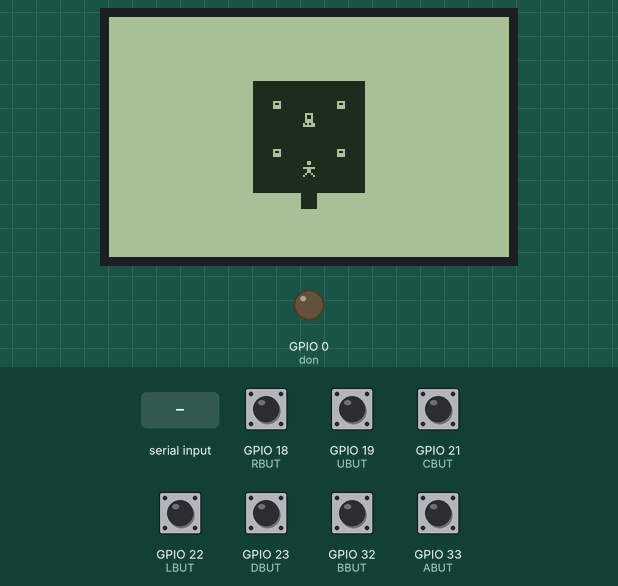
Simulated run of this sketch. Board: ESP32. Shown: 400×240 one-colour display, output pins drawn as LEDs (lit = HIGH). The inputs (shaded band) are chosen by the test bench; at power-on: GPIO 18 (RBUT), GPIO 19 (UBUT), GPIO 21 (CBUT), GPIO 22 (LBUT), GPIO 23 (DBUT) HIGH, GPIO 32 (BBUT), GPIO 33 (ABUT) LOW. What the sketch prints to the serial monitor is not drawn.

Above: at 2.1 s.
2.2 s: "0" received over Serial
At 3.9 s:
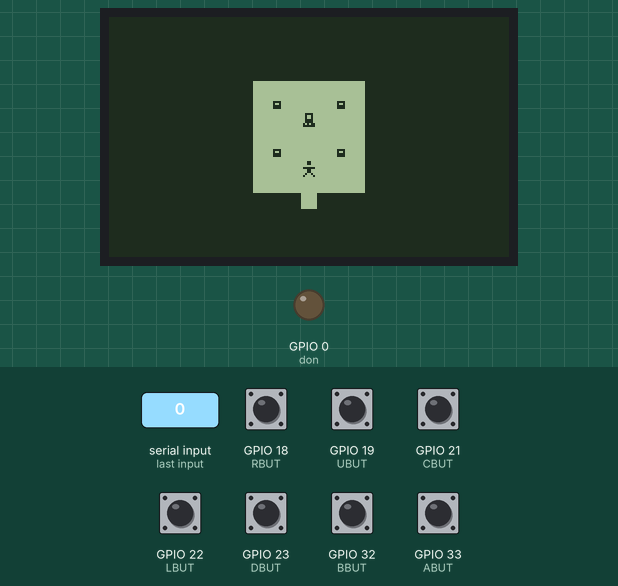
4.5 s: GPIO 18 (RBUT) pulled LOW for 0.15 s
Timing chart, 0 to 7.5 s (numbered marks = the images above; inputs shaded):
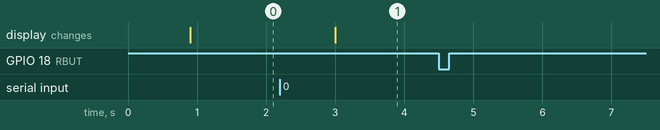

Measured:
- after the input at 2.2 s, the display: changes after 0.80 s (image 1)
- after the input at 4.5 s, every drawn part: stays the same

The sketch:

uPulp.ino
```cpp
#include <Adafruit_GFX.h>
#include <Adafruit_SharpMem.h>
#include <Fonts/FreeSansBold9pt7b.h>
#include <Fonts/FreeSans9pt7b.h>
#include <SPI.h>
#include <Wire.h>
#include <Adafruit_GFX.h>
#include <Button.h> // https://github.com/JChristensen/Button
#include "bmp.h"


#define BLACK 0
#define WHITE 1

#define WIDTH 400
#define HEIGHT 240

#define SHARP_SCK  14
#define SHARP_MOSI 13
#define SHARP_SS   15

#define ADC_BAT 39
#define CRG_STAT 36

#define ABUT 33
#define BBUT 32
#define UBUT 19
#define DBUT 23
#define LBUT 22
#define RBUT 18
#define CBUT 21

Adafruit_SharpMem display(SHARP_SCK, SHARP_MOSI, SHARP_SS, 400, 240);

Button buttonA(ABUT, false, false, 5); //pin, pullup, invert, debounce
Button buttonB(BBUT, false, false, 5);
Button buttonUp(UBUT, true, true, 5); // turn on pullups for joystick only
Button buttonDown(DBUT, true, true, 5);
Button buttonLeft(LBUT, true, true, 5);
Button buttonRight(RBUT, true, true, 5);
Button buttonC(CBUT, true, true, 5);

unsigned long fpsCounter = 0;
float fps = 0;


void setup() {
  pinMode(0, OUTPUT); // don't change, -10µA???

  display.begin();
  display.clearDisplay();
  display.setRotation(0); //Tetris?

  Serial.begin(1000000);
  Serial.setTimeout(500);
  Serial.setRxBufferSize(12200);

  pinMode(ABUT, INPUT);
  pinMode(BBUT, INPUT);
  pinMode(UBUT, INPUT_PULLUP);
  pinMode(DBUT, INPUT_PULLUP);
  pinMode(LBUT, INPUT_PULLUP);
  pinMode(RBUT, INPUT_PULLUP);
  pinMode(CBUT, INPUT_PULLUP);

  pinMode(CRG_STAT, INPUT);
  pinMode(ADC_BAT, INPUT);


  display.clearDisplay();   // clears the screen and buffer

  display.drawBitmap(0, 0, bmp_swap, 400, 240, BLACK);
  display.refresh();
  //delay(500);
}

void loop() {
  fps = 1000/float(millis()-fpsCounter);
  fpsCounter = millis();

  if(buttonA.wasPressed() or buttonA.pressedFor(300)){
    Serial.print("1");
  }
  if(buttonB.wasPressed() or buttonB.pressedFor(300)){
    Serial.print("2");
  }
  if(buttonUp.wasPressed() or buttonUp.pressedFor(300)){
    Serial.print("3");
  }
  if(buttonDown.wasPressed() or buttonDown.pressedFor(300)){
    Serial.print("4");
  }
  if(buttonLeft.wasPressed() or buttonLeft.pressedFor(300)){
    Serial.print("5");
  }
  if(buttonRight.wasPressed() or buttonRight.pressedFor(300)){
    Serial.print("6");
  }


  if (Serial.available() > 0){
    byte command = Serial.read();
    if(command >= '0' && command <= '8'){
      if(command == '0'){
        display.fillScreen(BLACK);
        //display.drawBitmap(0, 0, bmp_swap, 400, 240, BLACK);
        unsigned int bytesReceived = Serial.readBytes(bmp_swap,12000);
        //display.clearDisplay();

        /*
        display.setTextSize(2);
        display.setTextColor(WHITE);
        display.setCursor(0, 20);
        display.print(char(command));
        display.print("-");
        display.println(bytesReceived);
        */
        display.drawBitmap(0, 0, bmp_swap, 400, 240, WHITE);
        display.refresh();
      }
    }
  }


  buttonA.read();
  buttonB.read();
  buttonUp.read();
  buttonDown.read();
  buttonLeft.read();
  buttonRight.read();
  buttonC.read();

  //delay(10);

}
```

Source omitted: bmp.h (data table, 74287 bytes)
